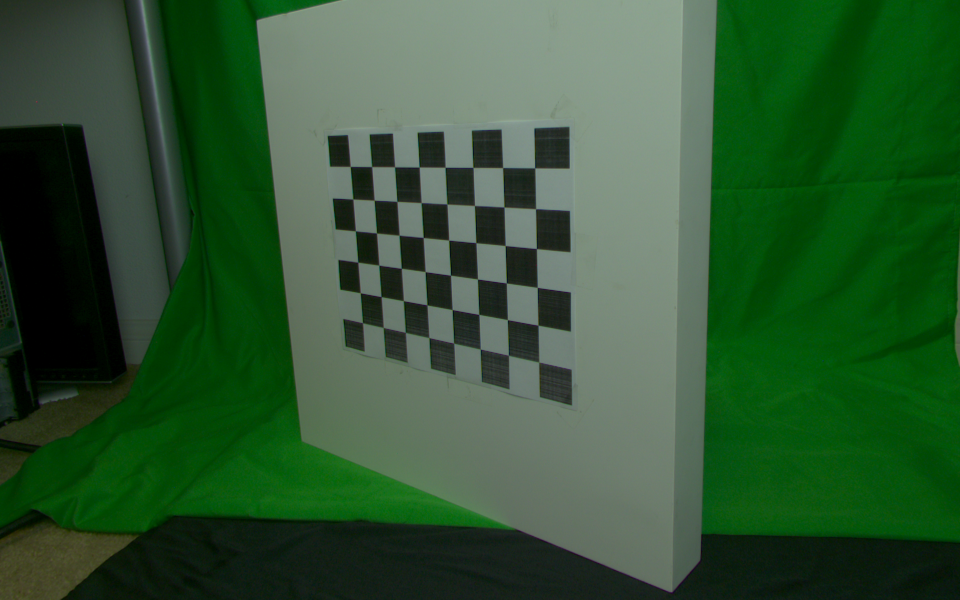
#> input picture calib/frame_C0_00_u.png, 1920 x 1200 px, found by its file name (shown at 1/2 size); its folder holds 4 pictures in this run
$ jupyter execute --allow-errors main.ipynb
#> lines starting #> are read from the running program, lines starting #| are printed output that depends on the picture
[cell 1]
import numpy as np
import matplotlib.pyplot as plt
import pickle
from camutils import Camera, makerotation
#> (the rest of this cell did not finish here and is left out)

#> (a cell that did not finish here is left out)

### Decoding gray code

[cell 3]
# converts a gray code to binary
# [7 lines left out: function gray_to_binary, not called in this run]

def decode(folder, camera, start, threshold):
   """
   Given a sequence of 20 images of a scene showing projected 10 bit gray code,
   decode the binary sequence into a decimal value in (0,1023) for each pixel.
   Mark those pixels whose code is likely to be incorrect based on the user
   provided threshold.  Images are assumed to be named "imageprefixN.png" where
   N is a 2 digit index (e.g., "img00.png,img01.png,img02.png...")

   Parameters
   ----------
   folder : str
      Folder where the images are stored

   camera : str
      Either C0 or C1 depending on the camera used

   start : int
      Starting index

   threshold : float
      Threshold to determine if a bit is decodeable

   Returns
   -------
   code : 2D numpy.array (dtype=float)
      Array the same size as input images with entries in (0..1023)

   mask : 2D numpy.array (dtype=logical)
      Array indicating which pixels were correctly decoded based on the threshold

   """
#> called with folder = './david/grab_0', camera = 'C0', start = 0, threshold = 0.005

   # we will assume a 10 bit code
   nbits = 10

   # don't forget to convert images to grayscale / float after loading them in
   images = []
   for i in range(20):
      img = plt.imread(f"{folder}/frame_{camera}_{start+i:02d}_u.png")
#> img is the input picture: shape (1200, 1920, 3) float32; mean R, G, B 0.186, 0.333, 0.197
      if img.ndim == 3:
         img = np.mean(img,axis=2)
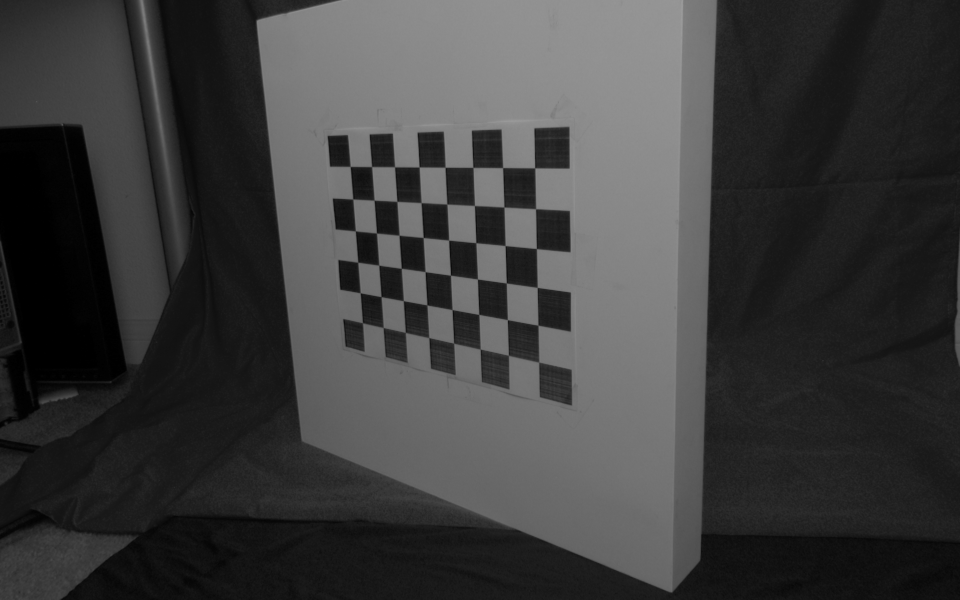
#> img: shape (1200, 1920) float32 (shown at 1/2 size); min 0, max 0.616, mean 0.238
      images.append(img)
#> pass 2 of the loop in decode, `for i in range(20):`:
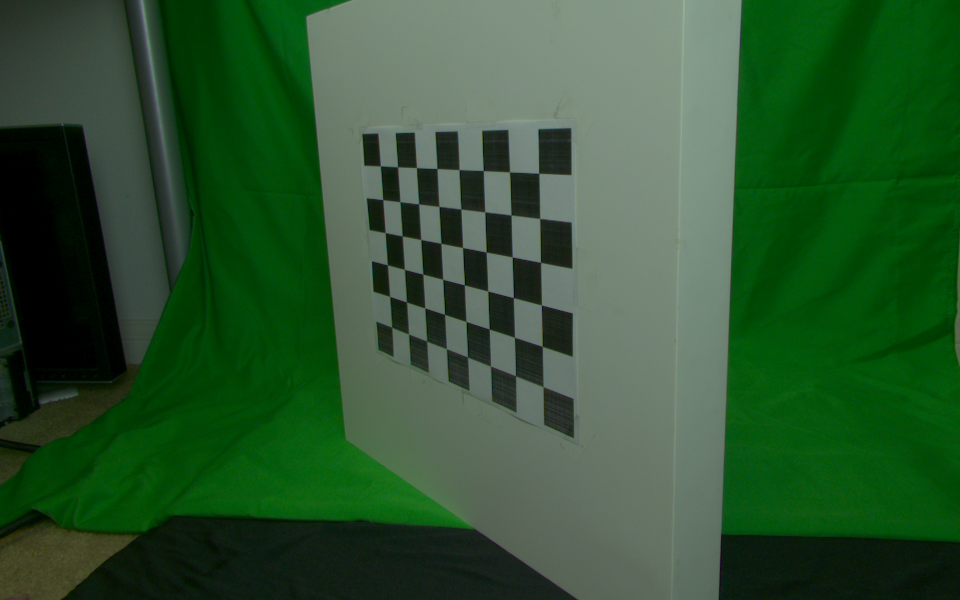
#> input picture calib/frame_C0_01_u.png, 1920 x 1200 px, found by its file name (shown at 1/2 size)
#> in decode, img is the input picture: shape (1200, 1920, 3) float32; mean R, G, B 0.177, 0.329, 0.188
#> in decode, `img = np.mean(img,axis=2)`:
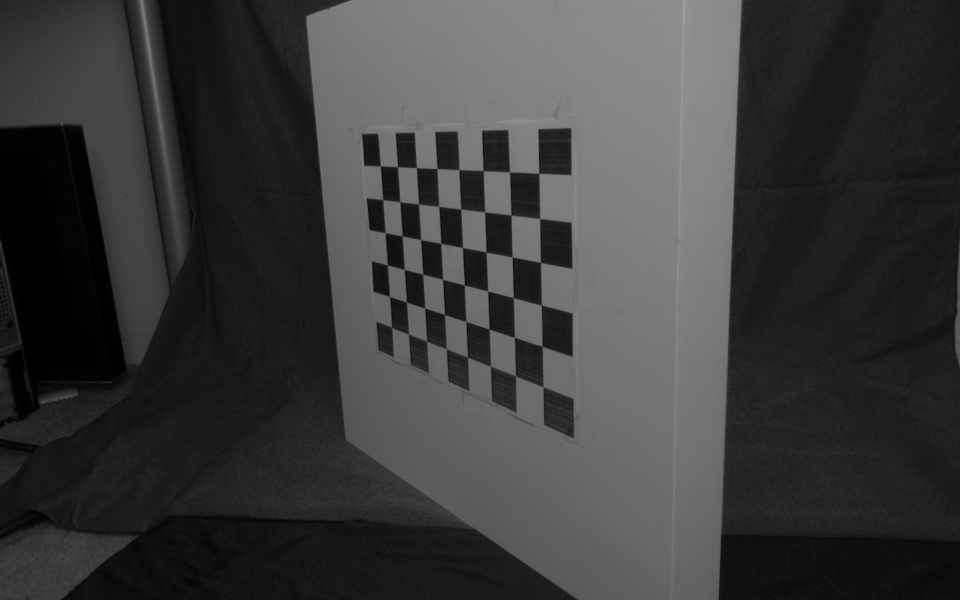
#> img: shape (1200, 1920) float32 (shown at 1/2 size); min 0, max 0.635, mean 0.231
#> pass 3 of the loop in decode, `for i in range(20):`:
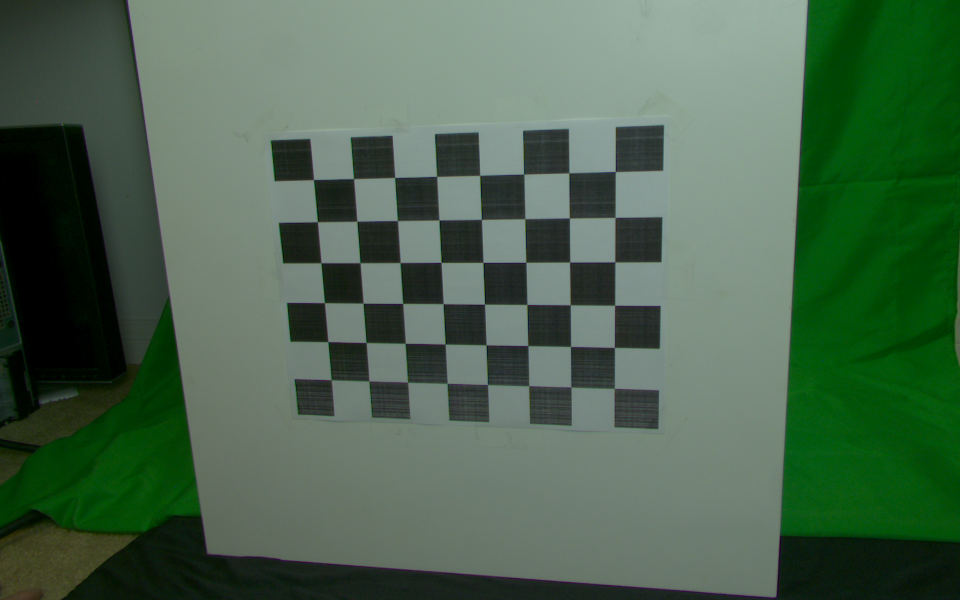
#> input picture calib/frame_C0_02_u.png, 1920 x 1200 px, found by its file name (shown at 1/2 size)
#> in decode, img is the input picture: shape (1200, 1920, 3) float32; mean R, G, B 0.292, 0.395, 0.306
#> in decode, `img = np.mean(img,axis=2)`:
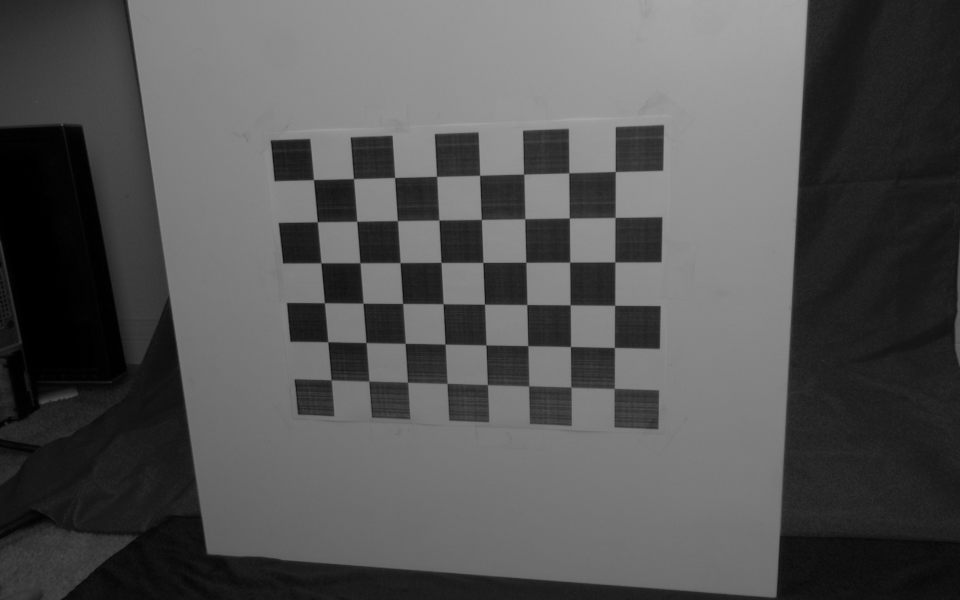
#> img: shape (1200, 1920) float32 (shown at 1/2 size); min 0, max 0.659, mean 0.33
#> the loop made 5 passes; the first 3 are shown

   threshold_mask = np.ones_like(images[0],dtype=bool)
   code = np.zeros_like(images[0],dtype=float)

   # 10 binary images
   binary_images = np.zeros((nbits,images[0].shape[0],images[0].shape[1]),dtype=float)
   for i in range(nbits):
      # get the ith image
      binary_images[i] = images[i*2] - images[i*2+1]
      # update the mask
      threshold_mask[np.abs(binary_images[i]) < threshold] = False
      # threshold it
      binary_images[i][binary_images[i] < 0] = 0
      binary_images[i][binary_images[i] > 0] = 1

   # now we have 10 binary images, we need to convert them to a decimal value
   for i in range(nbits):
      code += binary_images[i] * (2**(nbits-i-1))
   code = np.vectorize(gray_to_binary)(code.astype(int))

   return code, threshold_mask
